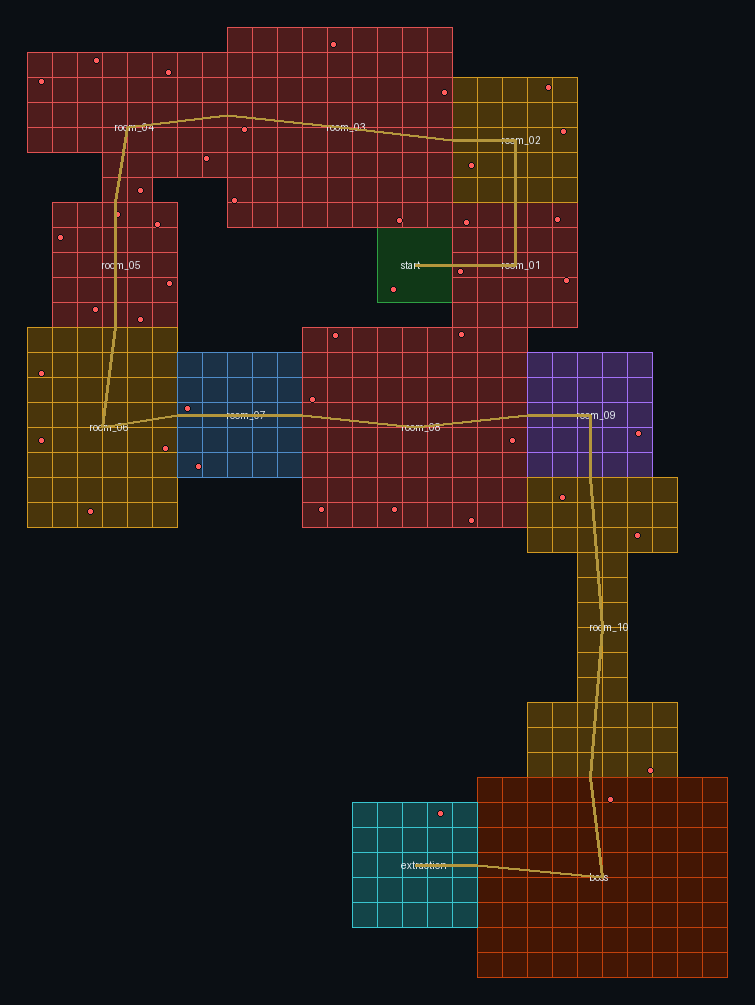

The script that saved this image:
"""几何自检：直接从 spawn_map.json 用 PIL 画一张总览 PNG，用于肉眼核对轮廓/落点。"""
import json
import math
import os

from PIL import Image, ImageDraw

HERE = os.path.dirname(os.path.abspath(__file__))
DATA = os.path.join(HERE, "spawn_map.json")
OUT = os.path.join(HERE, "preview_overview.png")

ROOM_COLOR = {
    "STAIR_LOBBY": (46, 160, 67),
    "COMBAT": (224, 82, 82),
    "SCAVENGE": (210, 153, 34),
    "STORAGE": (79, 140, 201),
    "EVENT": (163, 113, 247),
    "BOSS": (194, 65, 12),
    "EXTRACTION": (57, 197, 207),
}

with open(DATA, encoding="utf-8") as fh:
    seed = json.load(fh)["seeds"][0]

S = 5.0
pts = [c for r in seed["rooms"] for c in r["tile_cells_world"]]
for r in seed["rooms"]:
    if not r["tile_cells_world"]:
        dx, dz = r["dimensions"]
        for sx in (-0.5, 0.5):
            for sz in (-0.5, 0.5):
                pts.append([r["origin"][0] + dx * sx, r["origin"][1] + dz * sz])
minx = min(p[0] for p in pts) - 8
maxx = max(p[0] for p in pts) + 8
minz = min(p[1] for p in pts) - 8
maxz = max(p[1] for p in pts) + 8
W = int((maxx - minx) * S)
H = int((maxz - minz) * S)

img = Image.new("RGB", (W, H), (11, 15, 20))
dr = ImageDraw.Draw(img)
for r in seed["rooms"]:
    col = ROOM_COLOR.get(r["room_type"], (136, 136, 136))
    for cx, cz in r["tile_cells_world"]:
        x0 = (cx - 2.5 - minx) * S
        y0 = (cz - 2.5 - minz) * S
        dr.rectangle([x0, y0, x0 + 5 * S, y0 + 5 * S], fill=tuple(int(v * 0.35) for v in col),
                     outline=col)
    if not r["tile_cells_world"]:
        dx, dz = r["dimensions"]
        x0 = (r["origin"][0] - dx / 2 - minx) * S
        y0 = (r["origin"][1] - dz / 2 - minz) * S
        dr.rectangle([x0, y0, x0 + dx * S, y0 + dz * S], fill=tuple(int(v * 0.35) for v in col),
                     outline=col)
    used = max([len(w) for w in r["rolled_waves"]] or [0])
    for p in r["spawn_points"][: used or 1]:
        x = (p["world"][0] - minx) * S
        y = (p["world"][1] - minz) * S
        dr.ellipse([x - 3, y - 3, x + 3, y + 3], fill=(255, 92, 92), outline=(11, 15, 20))
    lx = (r["origin"][0] - minx) * S
    ly = (r["origin"][1] - minz) * S
    dr.text((lx - 14, ly - 6), r["room_id"], fill=(230, 237, 243))

by_id = {r["room_id"]: r for r in seed["rooms"]}
for r in seed["rooms"]:
    for d in r["doors"]:
        oth = by_id.get(d["target"])
        if oth is None:
            continue
        pts_line = [
            ((r["origin"][0] - minx) * S, (r["origin"][1] - minz) * S),
            ((r["origin"][0] + d["local"][0] - minx) * S, (r["origin"][1] + d["local"][1] - minz) * S),
            ((oth["origin"][0] - minx) * S, (oth["origin"][1] - minz) * S),
        ]
        dr.line(pts_line, fill=(180, 150, 60), width=2)
img.save(OUT)
print("wrote", OUT, img.size)
